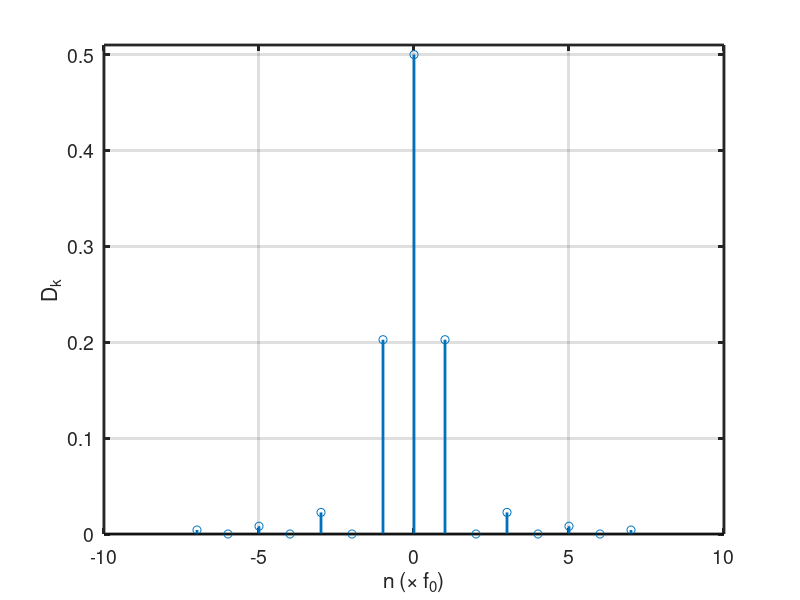

MATLAB code for this plot:

close all;
%period

n = -7:7;
d = sinc(n/2);
d = 0.5 * d .* d;

figure(1)
stem(n,d,'LineWidth',2);
xlabel('n (\times f_0)','FontSize',14);
ylabel('D_k','FontSize',14);
set(gca,'FontSize',14,'LineWidth',2);
grid on
ylim([0 0.51])


